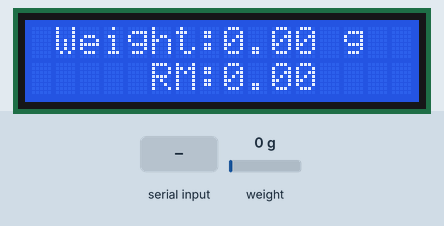
Recording of a sketch running on a simulated Arduino Uno, built with avr-gcc and run on an emulated ATmega328P. Shown: 16×2 character LCD. Inputs (shaded band) come from the test bench; at power-on: weight on the scale 0 g. What the sketch prints to the serial monitor is not drawn.

Above: at 4.6 s.
4.7 s: weight on the scale set to 945 g
At 6.8 s:
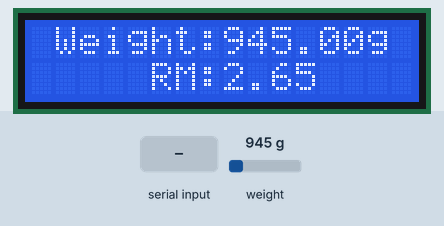
7.1 s: weight on the scale set to 1087 g
At 8.2 s:
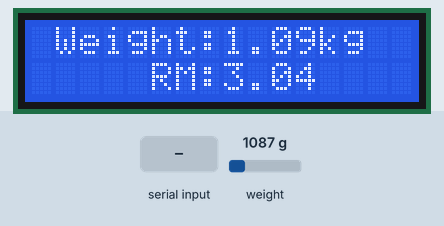
9.2 s: "t" received over Serial
At 11.7 s:
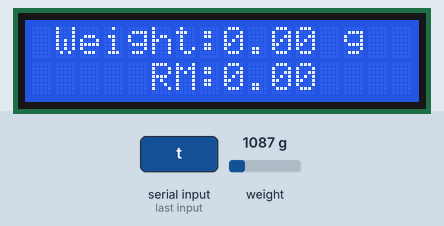
12.4 s: weight on the scale set to 1250 g
At 13.7 s:
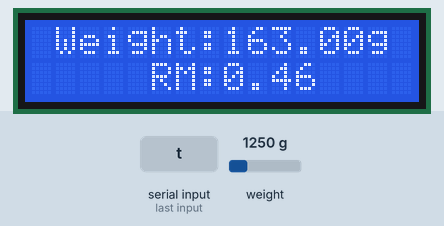
Timing chart, 0 to 15.4 s (numbered marks = the images above; inputs shaded):
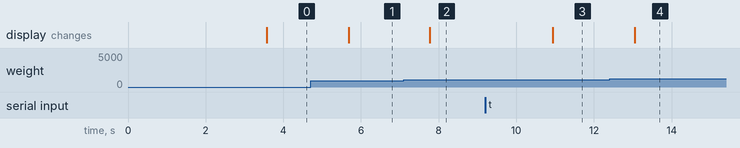

The sketch:

Load_Cell.ino
```cpp
#include <Wire.h>
#include <LiquidCrystal_I2C.h>

LiquidCrystal_I2C lcd(0x27,16,2);
#include <HX711_ADC.h>

//HX711 constructor (dout pin, sck pin)
HX711_ADC LoadCell(A1, A0);

long t;

int tetap = 100;

//******************** Ubah Nilai Barang Disini Sahaje **************************************
float HargaBarang = 0.0028;   //2.80 dibahagikan 1000 untuk dapat kan harga setiap 1 gram  **
//*******************************************************************************************

void setup() {
  Serial.begin(9600);
  lcd.begin();
  lcd.backlight();


  lcd.setCursor(3,0);
  lcd.print("Eksa Smart ");
  lcd.setCursor(2,1);
  lcd.print("Recycle Bin");
  delay(1000);

  Serial.println("Wait...");
  LoadCell.begin();
  long stabilisingtime = 2000;
  LoadCell.start(stabilisingtime);
  LoadCell.setCalFactor(696.0);
  Serial.println("Startup + tare is complete");


  lcd.clear();

}

void loop()
{
  LoadCell.update();

  if (Serial.available() > 0) {
    float i;
    char inByte = Serial.read();
    if (inByte == 't') LoadCell.tareNoDelay();
  }

  //check if last tare operation is complete
  if (LoadCell.getTareStatus() == true) {
    Serial.println("Tare complete");
  }


    float i = LoadCell.getData();
    Serial.print("Load_cell output val: ");
    Serial.println(i);
    t = millis();


if(i>1000)
{
    float i = LoadCell.getData();
    Serial.print("Load_cell output val: ");
    Serial.println(i);
    t = millis();
    float ii = i/1000;
    lcd.setCursor(1,0);
    lcd.print("Weight:");
    lcd.setCursor(8,0);
    lcd.print(ii);
    lcd.print("         ");
    lcd.setCursor(12,0);
    lcd.print("kg");

    float w = i*HargaBarang;
    Serial.println(w);

    lcd.setCursor(5,1);
    lcd.print("RM:");
    lcd.setCursor(8,1);
    lcd.print(w);
    lcd.print("          ");


      delay(1000);
}

else
{
  float i = LoadCell.getData();
    Serial.print("Load_cell output val: ");
    Serial.println(i);
    t = millis();

    lcd.setCursor(1,0);
    lcd.print("Weight:");
    lcd.setCursor(8,0);
    lcd.print(i);
    lcd.print("         ");
    lcd.setCursor(14,0);
    lcd.print("g");


      if(i <= 5.00)
     {
      i=0.00;
      lcd.setCursor(8,0);
      lcd.print(i);
      lcd.print("        ");

     }

    float w = i*HargaBarang;
    Serial.println(w);

    lcd.setCursor(5,1);
    lcd.print("RM:");
    lcd.setCursor(8,1);
    lcd.print(w);

    lcd.print("          ");

       if(i <= 1.00)
     {
      i=0.00;
      lcd.setCursor(8,0);
      lcd.print(i);
      lcd.setCursor(13,0);
      lcd.print("g");
      lcd.print("        ");

     }

      delay(1000);
}

}
```

Measured:
- the behaviour switches between 1000 and 1001 g on weight on the scale (found by bisection; images 1 and 2)
- after the input at 4.7 s, the display: changes after 0.98 s (image 1)
- after the input at 7.1 s, the display: changes after 0.67 s (image 2)
- after the input at 9.2 s, the display: changes after 1.7 s (image 3)
- after the input at 12.4 s, the display: changes after 0.64 s (image 4)
